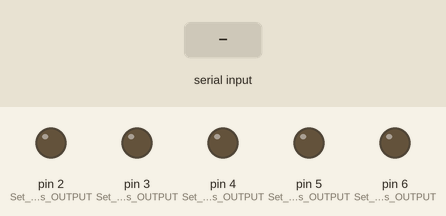
Recording of a sketch running on a simulated Arduino Uno, built with avr-gcc and run on an emulated ATmega328P. Shown: output pins drawn as LEDs (lit = HIGH). The inputs (shaded band) are chosen by the test bench.

Above: at 1.2 s.
1.3 s: "1" received over Serial
At 2.2 s:
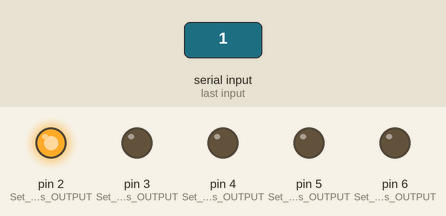
2.8 s: "2" received over Serial
At 3.6 s:
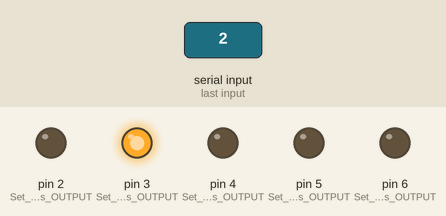
4.3 s: "3" received over Serial
At 4.6 s:
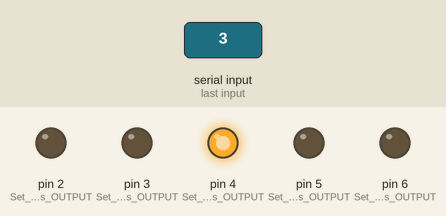
5.8 s: "4" received over Serial
At 7.0 s:
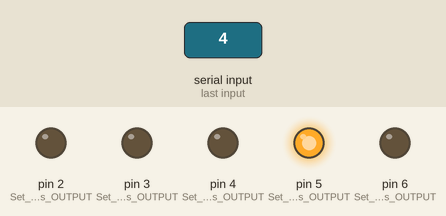
7.3 s: "5" received over Serial
At 8.1 s:
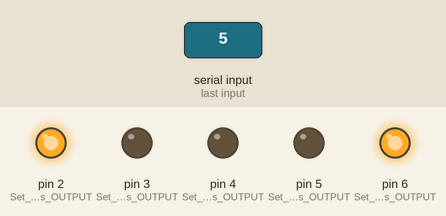
8.8 s: "0" received over Serial
At 9.1 s:
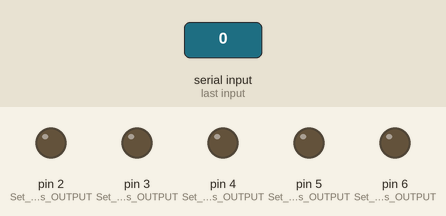
Timing chart, 0 to 11.3 s (numbered marks = the images above; inputs shaded):
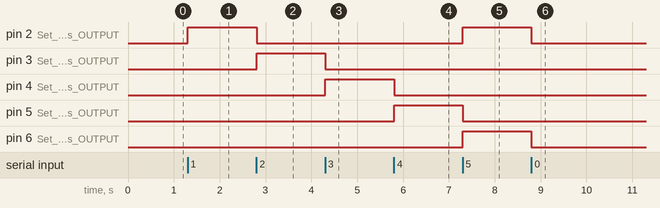

The sketch:

vending.ino
```cpp
// Arduino is used for controlling the Lights and firing the Pneumatic Valve
char val;


 void setup() {
   pinMode(2, OUTPUT); // Set pin as OUTPUT
   pinMode(3, OUTPUT); // Set pin as OUTPUT
   pinMode(4, OUTPUT); // Set pin as OUTPUT
   pinMode(5, OUTPUT); // Set pin as OUTPUT
   pinMode(6, OUTPUT); // Set pin as OUTPUT
   Serial.begin(9600); // Start serial communication at 9600 bps
 }

void loop() {
  //delay(10000);
  //digitalWrite(6,HIGH);
  //delay(10000);
  //digitalWrite(6,LOW);

   if (Serial.available())
   { // If data is available to read,
     val = Serial.read(); // read it and store it in val
   }
   if (val == '0')
   {
     digitalWrite(2,LOW);
     digitalWrite(3,LOW);
     digitalWrite(4,LOW);
     digitalWrite(5,LOW);
     digitalWrite(6,LOW);
   }

   if (val == '1')
   {
     digitalWrite(2,HIGH);
     digitalWrite(3,LOW);
     digitalWrite(4,LOW);
     digitalWrite(5,LOW);
     digitalWrite(6,LOW);
   }

   if (val == '2')
   {
     digitalWrite(2,LOW);
     digitalWrite(3,HIGH);
     digitalWrite(4,LOW);
     digitalWrite(5,LOW);
     digitalWrite(6,LOW);
   }

   if (val == '3')
   {
     digitalWrite(2,LOW);
     digitalWrite(3,LOW);
     digitalWrite(4,HIGH);
     digitalWrite(5,LOW);
     digitalWrite(6,LOW);
   }

   if (val == '4')
   {
     digitalWrite(2,LOW);
     digitalWrite(3,LOW);
     digitalWrite(4,LOW);
     digitalWrite(5,HIGH);
     digitalWrite(6,LOW);
   }

   if (val == '5')
   {
     digitalWrite(2,HIGH);
     digitalWrite(3,LOW);
     digitalWrite(4,LOW);
     digitalWrite(5,LOW);
     digitalWrite(6,HIGH);
   }

   if (val == '6')
   {
     digitalWrite(2,LOW);
     digitalWrite(3,HIGH);
     digitalWrite(4,LOW);
     digitalWrite(5,LOW);
     digitalWrite(6,LOW);
   }
   if (val == '7')
   {
     digitalWrite(2,LOW);
     digitalWrite(3,LOW);
     digitalWrite(4,HIGH);
     digitalWrite(5,LOW);
     digitalWrite(6,LOW);
   }
   if (val == '8')
   {
     digitalWrite(2,LOW);
     digitalWrite(3,LOW);
     digitalWrite(4,LOW);
     digitalWrite(5,HIGH);
     digitalWrite(6,LOW);
   }

   delay(10); // Wait 10 milliseconds for next reading
}
```

Measured:
- after the input at 1.3 s, pin 2 (Set_pin_as_OUTPUT): LOW → HIGH at once
- after the input at 2.8 s, pin 2 (Set_pin_as_OUTPUT): HIGH → LOW at once; pin 3 (Set_pin_as_OUTPUT): LOW → HIGH at once
- after the input at 4.3 s, pin 3 (Set_pin_as_OUTPUT): HIGH → LOW at once; pin 4 (Set_pin_as_OUTPUT): LOW → HIGH at once
- after the input at 5.8 s, pin 4 (Set_pin_as_OUTPUT): HIGH → LOW at once; pin 5 (Set_pin_as_OUTPUT): LOW → HIGH at once
- after the input at 7.3 s, pin 2 (Set_pin_as_OUTPUT), pin 6 (Set_pin_as_OUTPUT): LOW → HIGH at once; pin 5 (Set_pin_as_OUTPUT): HIGH → LOW at once
- after the input at 8.8 s, pin 2 (Set_pin_as_OUTPUT), pin 6 (Set_pin_as_OUTPUT): HIGH → LOW at once
